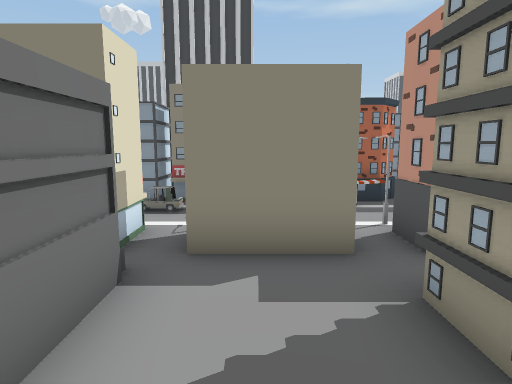
view 1 (above)

24 first-person views from a walk through a Unity game level. The camera is 1.4 m above the floor, tilts 8° down and sees 75° across. The floor is counted in squares, 1 m on a side. Each view is taken from the middle of a square. On the plan, view 1 faces up. The plan holds only what a view shows up to about 15 squares ahead; the rest is blank. The place goes on beyond the plan. The player character is not drawn. Some animated figures are not drawn. Some surface patterns are stand-ins.

view 2
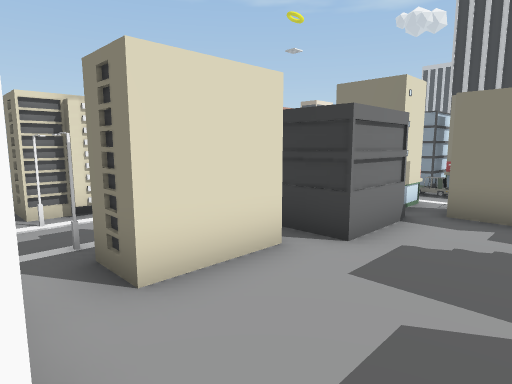

view 3
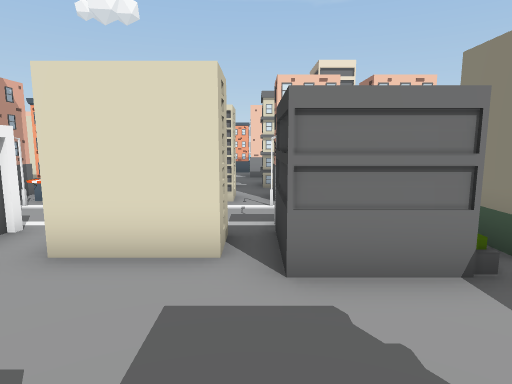

view 4
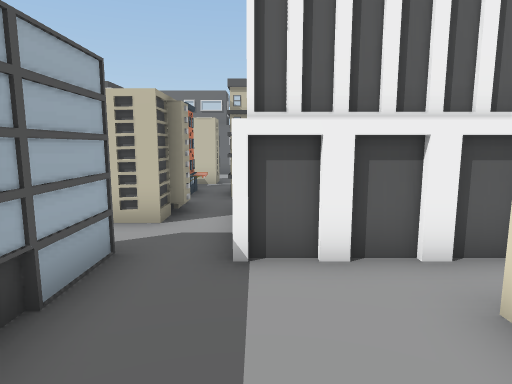

view 5
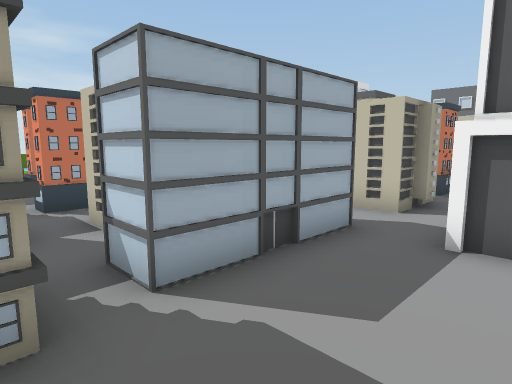

view 6
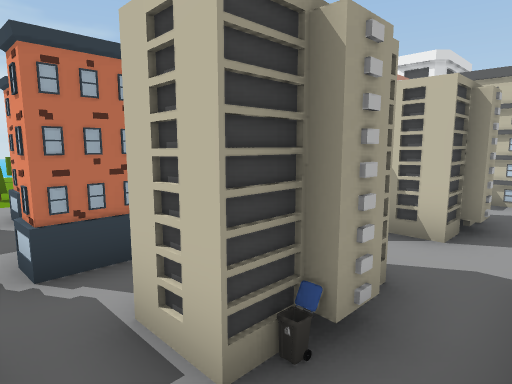

view 7
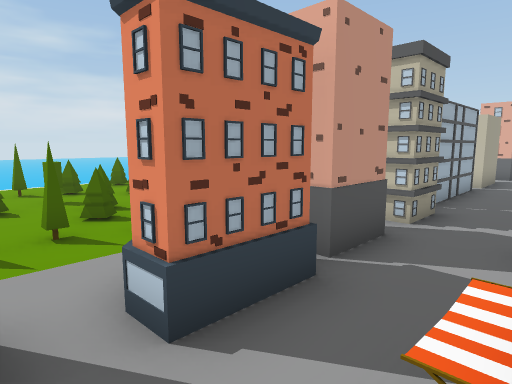

view 8
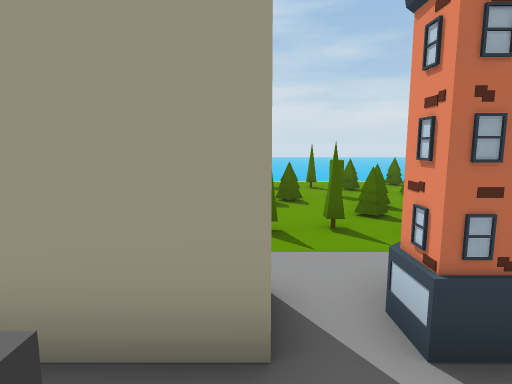

view 9
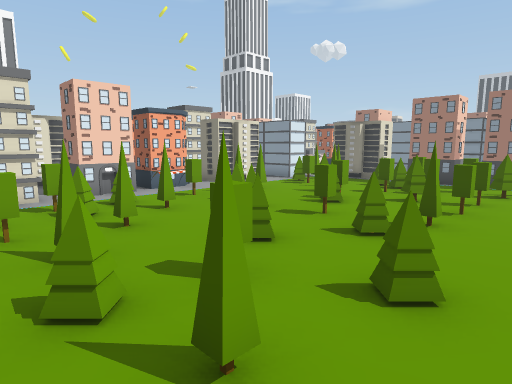

view 10
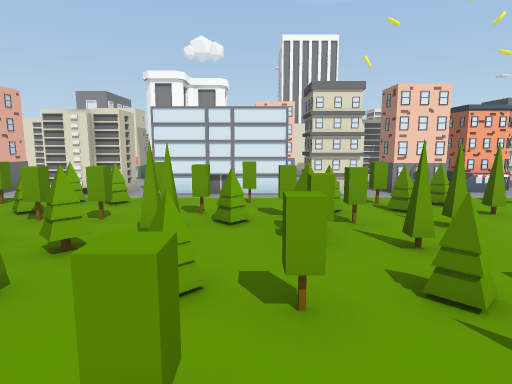

view 11
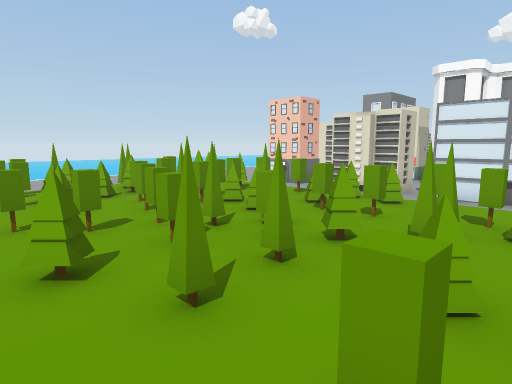

view 12
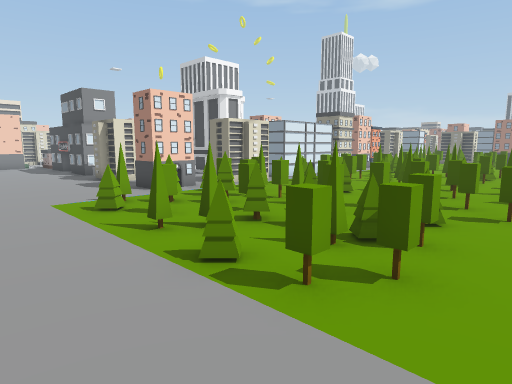

view 13
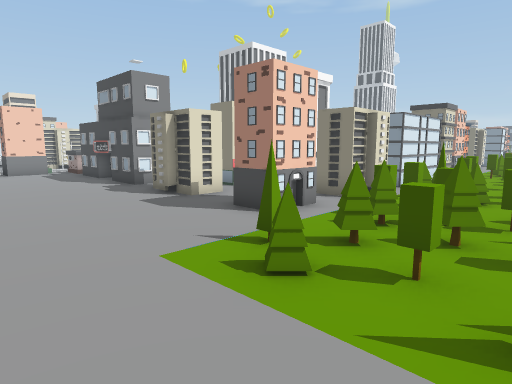

view 14
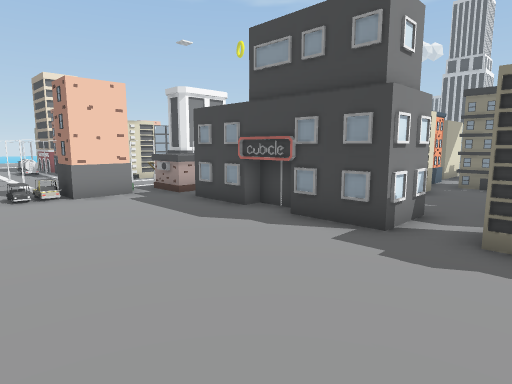

view 15
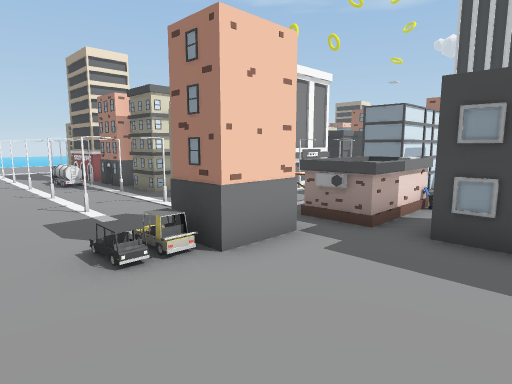

view 16
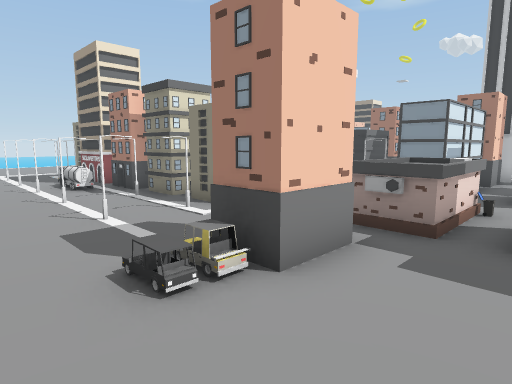

view 17
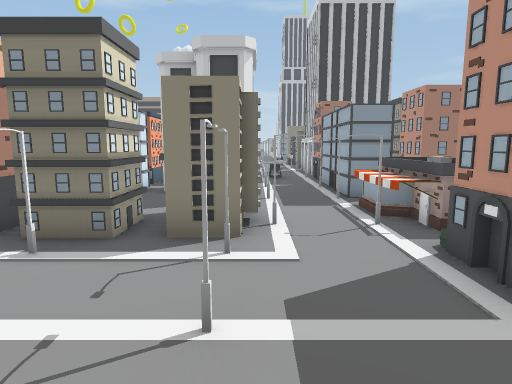

view 18
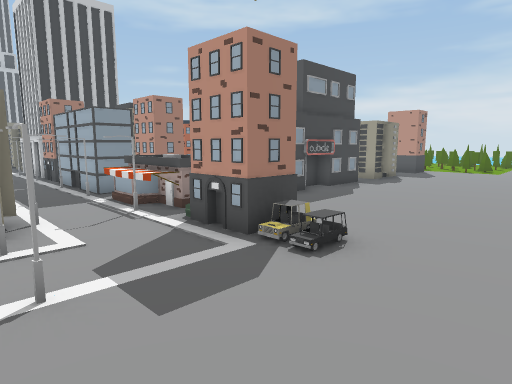

view 19
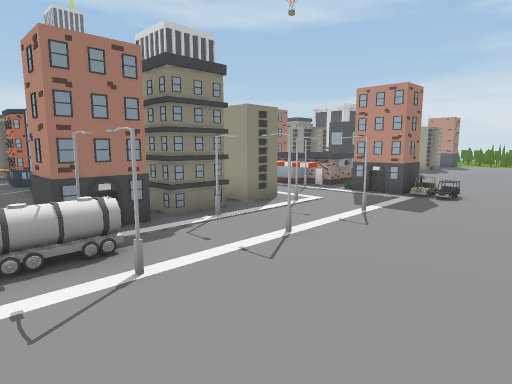

view 20
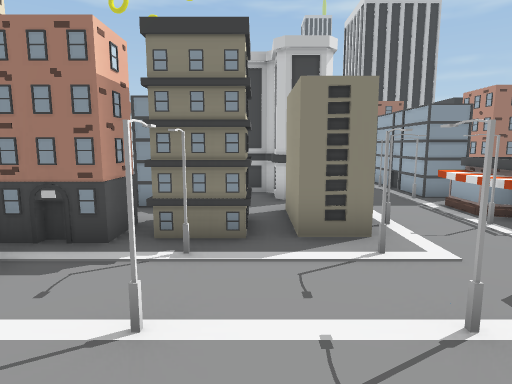

view 21
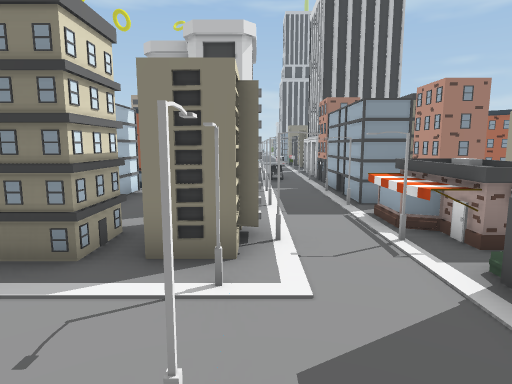

view 22
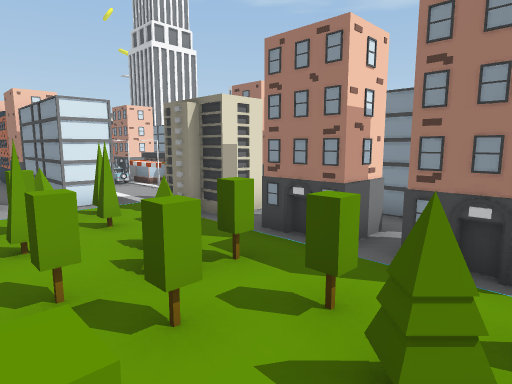

view 23
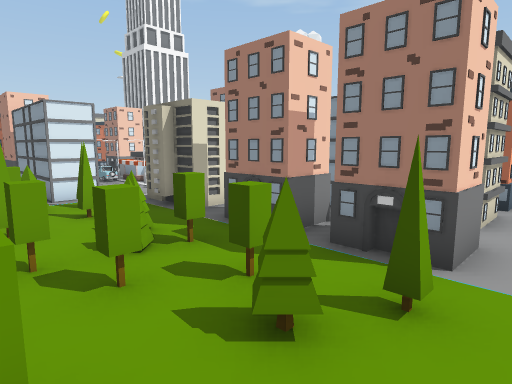

view 24
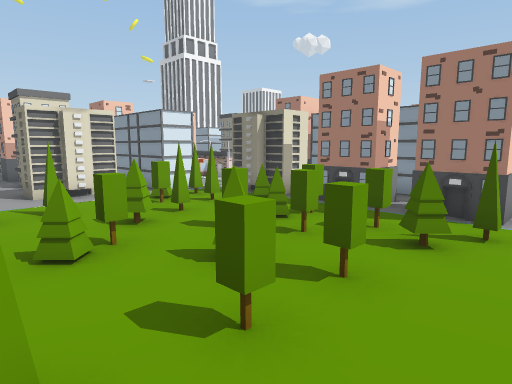

### Floor plan
Key: @ floor where view 1 was taken; # wall or solid block; x gap in a wall; . floor; v drop or lower ground; B building; P pole; T tree; O other object.
Columns run from 13 left of view 1 to 21 right of it. Each row starts with its distance up from view 1.
 14          B
 13          BB
 12                                 OO
 11                   O             OO
 10            O      O      O      O.
  9           O#    OO #O  O OOOOOOO .
  8           OOO   O OOOOOO      .. .
  7            ..  O.   O..O    O  . #
  6            O.  P        vvOOO#O.O#.
  5      OOO   #O  #OOO O    OT...O..T.
  4      O     ..OO# OO.#OOOO.TT.TT.O..
  3            O...#    O .OO.TOT.OOT..
  2 O   # #O  OO...O  O  #.OO...T..TO..
  1 #..O#...OO........x....OO.T..O..O..
  0  ..  .OO..OO.@.OO.O.OO.O...T.TT....
 -1       OO..OO...O OO OO.OO...T.O.T..
 -2       ..PP.....O .O   .OO.O..T..T..
 -3       O...B###.O ..  O.#O..T.......
 -4       OOP     .. .O  O.##.T....T.T.
 -5    O  .. .#   .OOOO   .OO.OTT..O...
 -6   OO   O .##  .OO.O   .##..TO.TT.T
 -7   .O   .O.x.  .OO.   O..O..TOT... .
 -8   .    OOOO.O OOO.    ..O.O.TO.O. .
 -9   OO   O. #.O OOO     ..O..OT..T.O
-10   OO  OO.OO.  .. O#B  ..O.O..TO.T..
-11  OOO  ##OOO.O .OO..B  B.O.T.O.TT...
-12    OB##B.OO.##.OO..B  ..O...OOOO.T.
-13     .B##OPO..    ..##  .OOTT.TTT..
-14     . BB.OOO.    .. O  .O.O.T..OO.
-15   OO..OO.OOO.B    .... ....TOO.O.O
-16 O  O#OOOPPOO.BB## BO O.#O.TT.TO.T.
-17 # O##OOOv.OO.BBBBB.OOO.##...TOTTTO
-18  PO.P..P Ox................TO.T.T..
-19 ..P.P..P OO...............TTOT.TOO.
-20 ...................................
-21 ..................................
-22  .................. .    ........ .
-23 . ... . ...

Where each view was taken, in squares from view 1:
view 1: 0 up, 0 right, facing up
view 2: 3 down, 1 right, facing up-left
view 3: 1 up, 2 right, facing left
view 4: 1 up, 0 right, facing down
view 5: 2 up, 1 left, facing down-right
view 6: 1 up, 3 right, facing down-right
view 7: 1 up, 8 right, facing down-right
view 8: 1 up, 8 right, facing right
view 9: 7 down, 21 right, facing up-left
view 10: 8 down, 21 right, facing left
view 11: 8 down, 21 right, facing down-left
view 12: 22 down, 21 right, facing up-left
view 13: 22 down, 16 right, facing up-left
view 14: 22 down, 7 right, facing up-left
view 15: 22 down, 1 right, facing up-left
view 16: 22 down, 0 right, facing up-left
view 17: 22 down, 6 left, facing up
view 18: 23 down, 7 left, facing up-right
view 19: 23 down, 13 left, facing up-right
view 20: 22 down, 8 left, facing up
view 21: 21 down, 6 left, facing up
view 22: 2 up, 20 right, facing up-left
view 23: 2 up, 21 right, facing up-left
view 24: 1 down, 21 right, facing up-left
